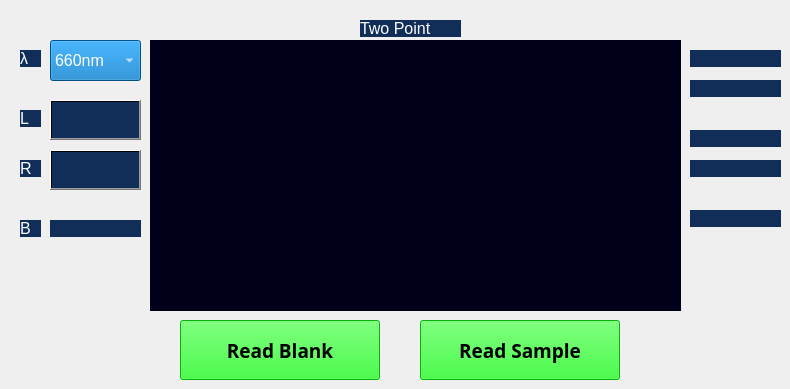
    <widget class="QWidget" name="page_18">
     <widget class="QLabel" name="label_176">
      <property name="geometry">
       <rect>
        <x>20</x>
        <y>110</y>
        <width>21</width>
        <height>17</height>
       </rect>
      </property>
      <property name="font">
       <font>
        <pointsize>12</pointsize>
       </font>
      </property>
      <property name="styleSheet">
       <string notr="true">background:rgb(17, 46, 88);
color:rgb(255, 255, 255);</string>
      </property>
      <property name="text">
       <string>L</string>
      </property>
     </widget>
     <widget class="QCustomPlot" name="customPlot_8" native="true">
      <property name="geometry">
       <rect>
        <x>150</x>
        <y>40</y>
        <width>531</width>
        <height>271</height>
       </rect>
      </property>
      <property name="styleSheet">
       <string notr="true">background:rgb(0, 0, 26)</string>
      </property>
     </widget>
     <widget class="QLabel" name="label_177">
      <property name="geometry">
       <rect>
        <x>690</x>
        <y>80</y>
        <width>91</width>
        <height>17</height>
       </rect>
      </property>
      <property name="font">
       <font>
        <pointsize>12</pointsize>
       </font>
      </property>
      <property name="styleSheet">
       <string notr="true">background:rgb(17, 46, 88);
color:rgb(255, 255, 255);</string>
      </property>
      <property name="text">
       <string/>
      </property>
     </widget>
     <widget class="QPushButton" name="pushButton_100">
      <property name="geometry">
       <rect>
        <x>420</x>
        <y>320</y>
        <width>200</width>
        <height>60</height>
       </rect>
      </property>
      <property name="font">
       <font>
        <family>PibotoLt</family>
        <pointsize>14</pointsize>
        <weight>75</weight>
        <bold>true</bold>
       </font>
      </property>
      <property name="styleSheet">
       <string notr="true">background:rgb(0, 255, 0);
color:rgb(0,0,0);</string>
      </property>
      <property name="text">
       <string>Read Sample</string>
      </property>
     </widget>
     <widget class="QPushButton" name="pushButton_101">
      <property name="geometry">
       <rect>
        <x>50</x>
        <y>100</y>
        <width>91</width>
        <height>40</height>
       </rect>
      </property>
      <property name="styleSheet">
       <string notr="true">background:qlineargradient(spread:pad, x1:0, y1:0, x2:1, y2:0, stop:0 rgba(0, 0, 0, 0), stop:1 rgba(0,0,0,0))</string>
      </property>
      <property name="text">
       <string/>
      </property>
     </widget>
     <widget class="QLabel" name="label_178">
      <property name="geometry">
       <rect>
        <x>20</x>
        <y>220</y>
        <width>21</width>
        <height>17</height>
       </rect>
      </property>
      <property name="font">
       <font>
        <pointsize>12</pointsize>
       </font>
      </property>
      <property name="styleSheet">
       <string notr="true">background:rgb(17, 46, 88);
color:rgb(255, 255, 255);</string>
      </property>
      <property name="text">
       <string>B</string>
      </property>
     </widget>
     <widget class="QLabel" name="label_179">
      <property name="geometry">
       <rect>
        <x>360</x>
        <y>20</y>
        <width>101</width>
        <height>17</height>
       </rect>
      </property>
      <property name="font">
       <font>
        <pointsize>12</pointsize>
       </font>
      </property>
      <property name="styleSheet">
       <string notr="true">background:rgb(17, 46, 88);
color:rgb(255, 255, 255);</string>
      </property>
      <property name="text">
       <string>Two Point</string>
      </property>
     </widget>
     <widget class="QPushButton" name="pushButton_102">
      <property name="geometry">
       <rect>
        <x>180</x>
        <y>320</y>
        <width>200</width>
        <height>60</height>
       </rect>
      </property>
      <property name="font">
       <font>
        <family>PibotoLt</family>
        <pointsize>14</pointsize>
        <weight>75</weight>
        <bold>true</bold>
       </font>
      </property>
      <property name="styleSheet">
       <string notr="true">background:rgb(0, 255, 0);
color:rgb(0,0,0);</string>
      </property>
      <property name="text">
       <string>Read Blank</string>
      </property>
     </widget>
     <widget class="QComboBox" name="comboBox_5">
      <property name="geometry">
       <rect>
        <x>50</x>
        <y>40</y>
        <width>91</width>
        <height>41</height>
       </rect>
      </property>
      <property name="font">
       <font>
        <pointsize>12</pointsize>
       </font>
      </property>
      <property name="styleSheet">
       <string notr="true">background:rgb(1, 114, 192);
color:rgb(255, 255, 255);</string>
      </property>
      <item>
       <property name="text">
        <string>660nm</string>
       </property>
      </item>
      <item>
       <property name="text">
        <string>625nm</string>
       </property>
      </item>
      <item>
       <property name="text">
        <string>570nm</string>
       </property>
      </item>
      <item>
       <property name="text">
        <string>525nm</string>
       </property>
      </item>
      <item>
       <property name="text">
        <string>505nm</string>
       </property>
      </item>
      <item>
       <property name="text">
        <string>405nm</string>
       </property>
      </item>
      <item>
       <property name="text">
        <string>360nm</string>
       </property>
      </item>
     </widget>
     <widget class="QLabel" name="label_180">
      <property name="geometry">
       <rect>
        <x>690</x>
        <y>50</y>
        <width>91</width>
        <height>17</height>
       </rect>
      </property>
      <property name="font">
       <font>
        <pointsize>12</pointsize>
       </font>
      </property>
      <property name="styleSheet">
       <string notr="true">background:rgb(17, 46, 88);
color:rgb(255, 255, 255);</string>
      </property>
      <property name="text">
       <string/>
      </property>
     </widget>
     <widget class="QLabel" name="label_181">
      <property name="geometry">
       <rect>
        <x>20</x>
        <y>50</y>
        <width>21</width>
        <height>17</height>
       </rect>
      </property>
      <property name="font">
       <font>
        <pointsize>12</pointsize>
       </font>
      </property>
      <property name="styleSheet">
       <string notr="true">background:rgb(17, 46, 88);
color:rgb(255, 255, 255);</string>
      </property>
      <property name="text">
       <string>λ</string>
      </property>
     </widget>
     <widget class="QLabel" name="label_182">
      <property name="geometry">
       <rect>
        <x>50</x>
        <y>220</y>
        <width>91</width>
        <height>17</height>
       </rect>
      </property>
      <property name="font">
       <font>
        <pointsize>12</pointsize>
       </font>
      </property>
      <property name="styleSheet">
       <string notr="true">background:rgb(17, 46, 88);
color:rgb(255, 255, 255);</string>
      </property>
      <property name="text">
       <string/>
      </property>
     </widget>
     <widget class="QLabel" name="label_183">
      <property name="geometry">
       <rect>
        <x>20</x>
        <y>160</y>
        <width>21</width>
        <height>17</height>
       </rect>
      </property>
      <property name="font">
       <font>
        <pointsize>12</pointsize>
       </font>
      </property>
      <property name="styleSheet">
       <string notr="true">background:rgb(17, 46, 88);
color:rgb(255, 255, 255);</string>
      </property>
      <property name="text">
       <string>R</string>
      </property>
     </widget>
     <widget class="QPushButton" name="pushButton_103">
      <property name="geometry">
       <rect>
        <x>50</x>
        <y>150</y>
        <width>91</width>
        <height>40</height>
       </rect>
      </property>
      <property name="styleSheet">
       <string notr="true">background:qlineargradient(spread:pad, x1:0, y1:0, x2:1, y2:0, stop:0 rgba(0, 0, 0, 0), stop:1 rgba(0,0,0,0))</string>
      </property>
      <property name="text">
       <string/>
      </property>
     </widget>
     <widget class="QLineEdit" name="lineEdit_32">
      <property name="geometry">
       <rect>
        <x>50</x>
        <y>100</y>
        <width>91</width>
        <height>40</height>
       </rect>
      </property>
      <property name="styleSheet">
       <string notr="true">background:rgb(17, 46, 88);
color:rgb(255, 255, 255);</string>
      </property>
     </widget>
     <widget class="QLineEdit" name="lineEdit_33">
      <property name="geometry">
       <rect>
        <x>50</x>
        <y>150</y>
        <width>91</width>
        <height>40</height>
       </rect>
      </property>
      <property name="styleSheet">
       <string notr="true">background:rgb(17, 46, 88);
color:rgb(255, 255, 255);</string>
      </property>
     </widget>
     <widget class="QLabel" name="label_184">
      <property name="geometry">
       <rect>
        <x>690</x>
        <y>130</y>
        <width>91</width>
        <height>17</height>
       </rect>
      </property>
      <property name="font">
       <font>
        <pointsize>12</pointsize>
       </font>
      </property>
      <property name="styleSheet">
       <string notr="true">background:rgb(17, 46, 88);
color:rgb(255, 255, 255);</string>
      </property>
      <property name="text">
       <string/>
      </property>
     </widget>
     <widget class="QLabel" name="label_185">
      <property name="geometry">
       <rect>
        <x>690</x>
        <y>160</y>
        <width>91</width>
        <height>17</height>
       </rect>
      </property>
      <property name="font">
       <font>
        <pointsize>12</pointsize>
       </font>
      </property>
      <property name="styleSheet">
       <string notr="true">background:rgb(17, 46, 88);
color:rgb(255, 255, 255);</string>
      </property>
      <property name="text">
       <string/>
      </property>
     </widget>
     <widget class="QLabel" name="label_196">
      <property name="geometry">
       <rect>
        <x>690</x>
        <y>210</y>
        <width>91</width>
        <height>17</height>
       </rect>
      </property>
      <property name="font">
       <font>
        <pointsize>12</pointsize>
       </font>
      </property>
      <property name="styleSheet">
       <string notr="true">background:rgb(17, 46, 88);
color:rgb(255, 255, 255);</string>
      </property>
      <property name="text">
       <string/>
      </property>
     </widget>
     <zorder>lineEdit_33</zorder>
     <zorder>lineEdit_32</zorder>
     <zorder>label_176</zorder>
     <zorder>customPlot_8</zorder>
     <zorder>label_177</zorder>
     <zorder>pushButton_101</zorder>
     <zorder>label_178</zorder>
     <zorder>label_179</zorder>
     <zorder>pushButton_102</zorder>
     <zorder>comboBox_5</zorder>
     <zorder>label_180</zorder>
     <zorder>label_181</zorder>
     <zorder>label_182</zorder>
     <zorder>label_183</zorder>
     <zorder>pushButton_103</zorder>
     <zorder>label_184</zorder>
     <zorder>label_185</zorder>
     <zorder>label_196</zorder>
     <zorder>pushButton_100</zorder>
    </widget>
